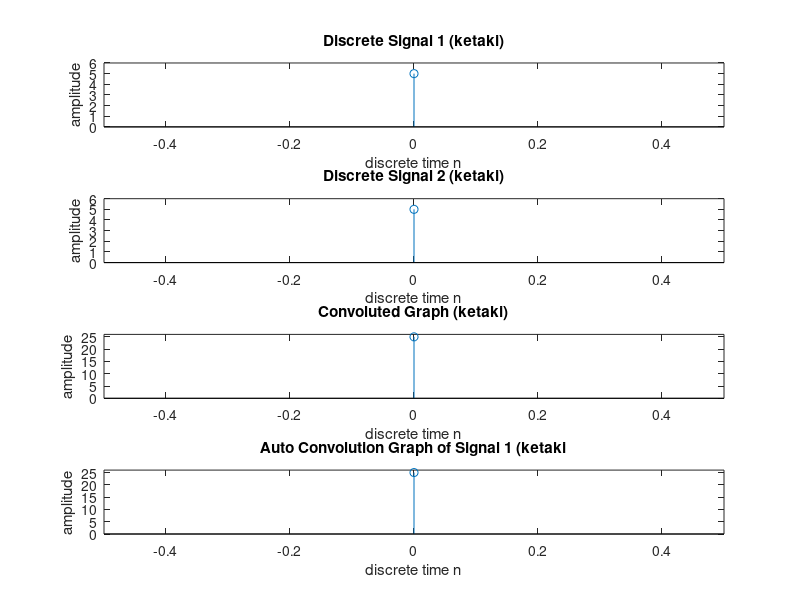

MATLAB code for this plot:
% experiment 8

% finding convolution of two discrete-time signals

clc; close all; 

x = input('enter sequence 1: ');
h = input('enter sequence 2: ');

Nx = length(x); Nh = length(h);
Ny = Nx + Nh - 1;
newx = [x, zeros(1, Ny-Nx)];
newh = [h, zeros(1, Ny-Nh)];

for n=0:Ny-1
    sum=0;
    for k=0:n
        sum = sum + newx(k+1)*newh(n-k+1);
    end
    y(n+1) = sum;
end

autoConv = conv(x, x);

nx=0:1:Nx-1;
subplot(4,1,1); stem(nx,x);
title('Discrete Signal 1 (ketaki)');
xlabel('discrete time n'); ylabel('amplitude');
axis([min(nx)-0.5 max(nx)+0.5 0 max(x)+1]);
nh=0:1:Nh-1;

subplot(4,1, 2); stem(nh,h);
title('Discrete Signal 2 (ketaki)');
xlabel('discrete time n'); ylabel('amplitude');
axis([min(nh)-0.5 max(nh)+0.5 0 max(h)+1]);
ny=min(nx)+min(nh):max(nx)+max(nh);

subplot(4,1,3); stem(ny,y);
title('Convoluted Graph (ketaki)');
xlabel('discrete time n'); ylabel('amplitude');
axis([min(ny)-0.5 max(ny)+0.5 0 max(y)+1]);

% auto-convolution of sequence 1
nAutoConv = 0:1:length(autoConv)-1;
subplot(4,1,4); stem(nAutoConv, autoConv);
title('Auto Convolution Graph of Signal 1 (ketaki');
xlabel('discrete time n'); ylabel('amplitude');
axis([min(nAutoConv)-0.5 max(nAutoConv)+0.5 0 max(autoConv)+1]);

disp(y)
